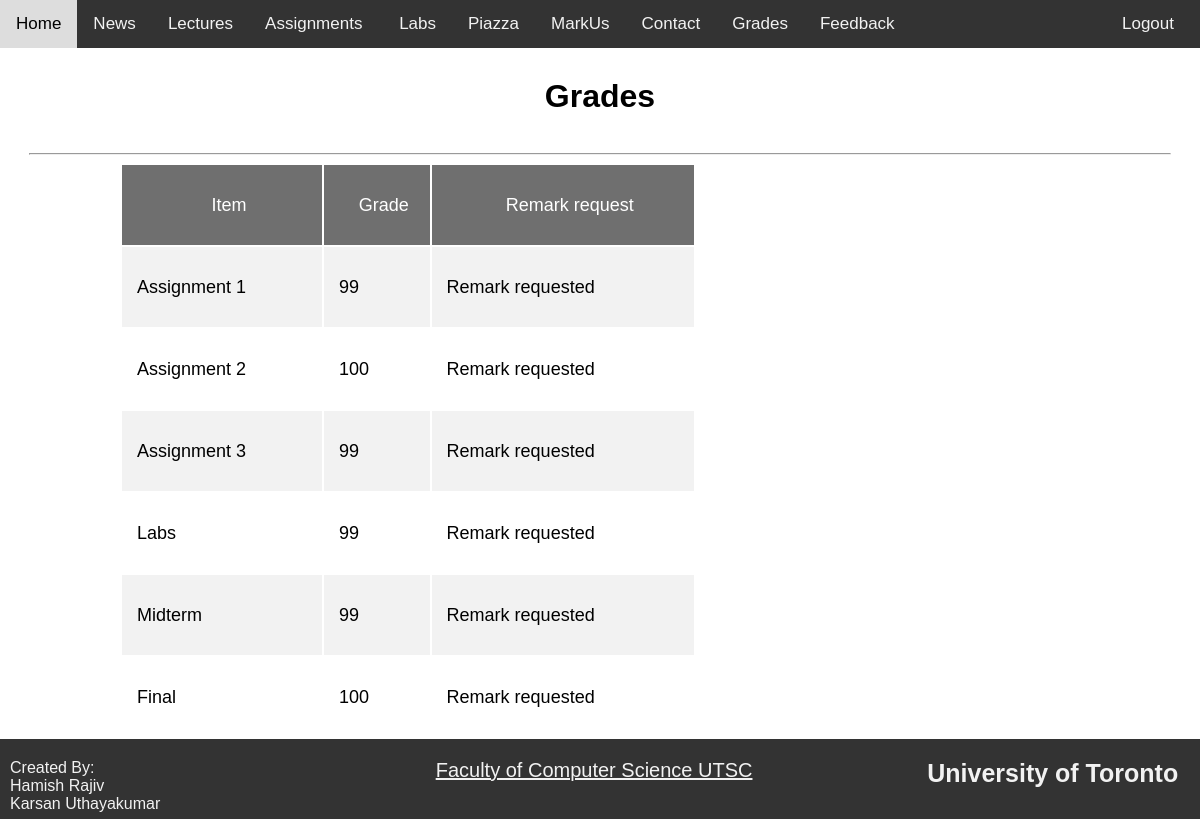
Before: /viewGrades (signed in) with the older database file.
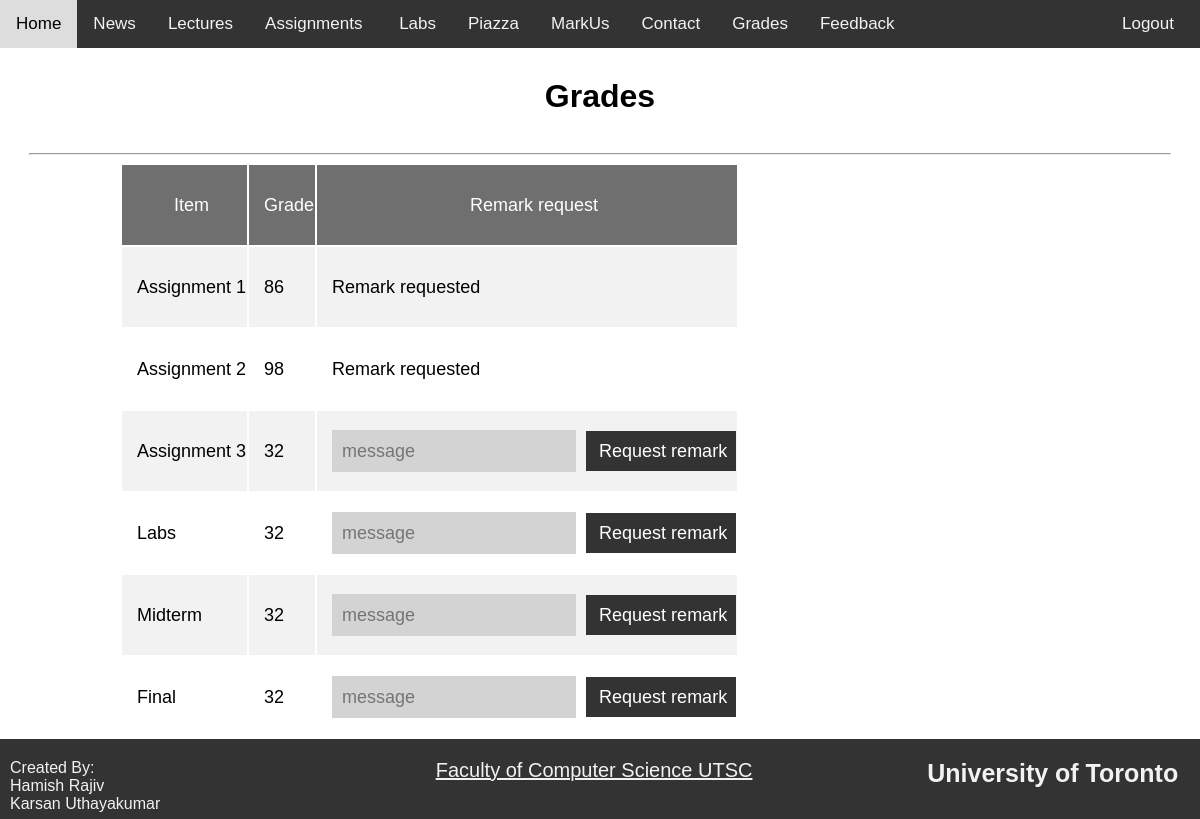
After: the same page with the newer database file.
### databaseSchema.py (models this page shows)
class Grades(Base):
    __tablename__ = "grades"
    id = Column(Integer, primary_key=True)
    studentId = Column(Integer,  ForeignKey('student.id'))
    a1 = Column(Integer)
    a1remark = Column(Integer, default = 0)
    a1remarkMessage = Column(String, default = None)
    a2 = Column(Integer)
    a2remark = Column(Integer, default = 0)
    a2remarkMessage = Column(String, default = None)
    a3 = Column(Integer)
    a3remark = Column(Integer, default = 0)
    a3remarkMessage = Column(String, default = None)
    labs = Column(Integer)
    labsRemark = Column(Integer, default = 0)
    labsRemarkMessage = Column(String, default = None)
    midterm = Column(Integer)
    midtermRemark = Column(Integer, default = 0)
    midtermRemarkMessage = Column(String, default = None)
    final = Column(Integer)
    finalRemark = Column(Integer, default = 0)
    finalRemarkMessage = Column(String, default = None)
    student = relationship("Student", back_populates="grades")

### app.py (the view)
@app.route('/viewGrades')
def viewGrades():
    if session.get("logged_in") == False:
        return logout()
    return render_template("gradesStudent.html", user=s.query(User).filter_by(username=session.get("userName")).first(), accType=session.get("accountType"))

### app.py (called while the page is built)
@app.teardown_request
def remove_session(ex=None):
    s.remove()

### templates/gradesStudent.html
{% extends "layout.html" %}
{% block content %}
<div class="pageHeader">
    <h1> Grades </h1>
</div>
<hr>
<div class="content">
    <table class="gradesTable">
        <tbody>
            <tr>
                <td>Item</td>
                <td>
                    Grade
                </td>
                <td> Remark request</td>
            </tr>
            <tr>
                <td>Assignment 1</td>
                <td>
                    {% if  user.student.grades.a1 == None %}
                    -
                    {% else %}
                    {{user.student.grades.a1}}
                    {% endif %}
                </td>
                <td>
                    {% if  user.student.grades.a1 != None and user.student.grades.a1remark == False %}
                    <form class="remarkRequestForm" action="/processRemarkRequest" method="POST">
                        <input type="text" name="remarkMessage" placeholder="message">
                        <input id="submitButton" name="a1" type="submit" value="Request remark">
                    </form>
                    {% elif user.student.grades.a1 == None %}
                    -
                    {% elif user.student.grades.a1remark == True %}
                    Remark requested
                    {% endif %}
                </td>
            </tr>
            <tr>
                <td>Assignment 2</td>
                <td>
                    {% if  user.student.grades.a2 == None %}
                    -
                    {% else %}
                    {{user.student.grades.a2}}
                    {% endif %}
                </td>
                <td> {% if  user.student.grades.a2 != None and user.student.grades.a2remark == False %}
                    <form class="remarkRequestForm" action="/processRemarkRequest" method="POST">
                        <input type="text" name="remarkMessage" placeholder="message">
                        <input id="submitButton" name="a2" type="submit" value="Request remark">
                    </form>
                    {% elif user.student.grades.a2 == None %}
                    -
                    {% elif user.student.grades.a2remark == True %}
                    Remark requested
                    {% endif %}
                </td>
            </tr>
            <tr>
                <td>Assignment 3</td>
                <td>
                    {% if  user.student.grades.a3 == None %}
                    -
                    {% else %}
                    {{user.student.grades.a3}}
                    {% endif %}
                </td>
                <td>{% if  user.student.grades.a3 != None and user.student.grades.a3remark == False %}
                    <form class="remarkRequestForm" action="/processRemarkRequest" method="POST">
                        <input type="text" name="remarkMessage" placeholder="message">
                        <input id="submitButton" name="a3" type="submit" value="Request remark">
                    </form>
                    {% elif user.student.grades.a3 == None %}
                    -
                    {% elif user.student.grades.a3remark == True %}
                    Remark requested
                    {% endif %}
            </tr>
            <tr>
                <td>Labs</td>
                <td>
                    {% if  user.student.grades.labs == None %}
                    -
                    {% else %}
                    {{user.student.grades.labs}}
                    {% endif %}
                </td>
                <td>
                    {% if  user.student.grades.labs != None and user.student.grades.labsRemark == False %}
                    <form class="remarkRequestForm" action="/processRemarkRequest" method="POST">
                        <input type="text" name="remarkMessage" placeholder="message">
                        <input id="submitButton" name="labs" type="submit" value="Request remark">
                    </form>
                    {% elif user.student.grades.labs == None %}
                    -
                    {% elif user.student.grades.labsRemark == True %}
                    Remark requested
                    {% endif %}
                </td>
            </tr>
            <tr>
                <td>Midterm</td>
                <td>
                    {% if  user.student.grades.midterm == None %}
                    -
                    {% else %}
                    {{user.student.grades.midterm}}
                    {% endif %}
                </td>
                <td>
                    {% if  user.student.grades.midterm != None and user.student.grades.midtermRemark == False %}
                    <form class="remarkRequestForm" action="/processRemarkRequest" method="POST">
                        <input type="text" name="remarkMessage" placeholder="message">
                        <input id="submitButton" name="midterm" type="submit" value="Request remark">
                    </form>
                    {% elif user.student.grades.midterm == None %}
                    -
                    {% elif user.student.grades.midtermRemark == True %}
                    Remark requested
                    {% endif %}
                </td>
            </tr>
            <tr>
                <td>Final </td>
                <td>
                    {% if  user.student.grades.final == None %}
                    -
                    {% else %}
                    {{user.student.grades.final}}
                    {% endif %}
                </td>
                <td>
                    {% if  user.student.grades.final != None and user.student.grades.finalRemark == False %}
                    <form class="remarkRequestForm" action="/processRemarkRequest" method="POST">
                        <input type="text" name="remarkMessage" placeholder="message">
                        <input id="submitButton" name="final" type="submit" value="Request remark">
                    </form>
                    {% elif user.student.grades.final == None %}
                    -
                    {% elif user.student.grades.finalRemark == True %}
                    Remark requested
                    {% endif %}
                </td>
            </tr>
        </tbody>
    </table>
</div>
{% endblock %}

### templates/layout.html (shortened to what this page needs)
<!DOCTYPE html>
<html>
<head>
    <link rel='stylesheet' type='text/css' media='screen' href="{{ url_for('static', filename='nav.css') }}">
    <link rel='stylesheet' type='text/css' media='screen' href="{{ url_for('static', filename='container.css') }}">
    <link rel='stylesheet' type='text/css' media='screen' href="{{ url_for('static', filename='footer.css') }}">
</head>
<body>
    <div class="container">
        <div class="header">
            <div class="nav">
                <a href="home">Home</a>
                <a href="news"> News </a>
                <a href="lectures">Lectures</a>
                <a href="assignments">Assignments&nbsp;</a>
                <a href="labs">Labs</a>
                <a href="https://piazza.com/mail.utoronto.ca/winter2017/csb20/home">Piazza</a>
                <a href="https://markus-old.utsc.utoronto.ca/cscb20w19">MarkUs</a>
                <a href="contacts">Contact</a>
                {% if  accType == "student" %}
                <a href="viewGrades"> Grades</a>
                <a href="giveFeedback"> Feedback </a>
                {% else %}
                <a href="showMyStudents"> ManageStudents</a>
                <a href="recivedFeedback"> Feedback </a>
                {% endif %}
                <a id="logout" href="logout">Logout</a>
            </div>
        </div>
        {% block content %} {% endblock %}
    </div>
    <div class="footer">
        <div id="createdBy">
            <p> Created By:<p>
                    <p>Hamish Rajiv</p>
                    <p>Karsan Uthayakumar</p>
        </div>
        <div id="facultyLink">
            <a href="https://www.utsc.utoronto.ca/cms/faculty-of-computer-science">Faculty of Computer Science
                UTSC</a> </div>
        <div id="uoftName">
            <h2>University of Toronto<h2>
        </div>
    </div>
</body>
</html>

### static/nav.css (style rules this page uses)
.header { flex: none; }
.nav { margin:0; padding:0; width: 100vw; max-width:100%; overflow: hidden; background-color: #333; }
.nav a { float: left; color: #f2f2f2; text-align: center; padding: 14px 16px; text-decoration: none; font-size: 17px; }
#logout { float: right; margin-right: 10px;; }

### static/container.css (style rules this page uses)
html,body { height: 100%; margin: 0px; padding: 0px; font-family: Arial, Helvetica, sans-serif; overflow-x: hidden; }
body { margin: 0px; padding: 0px; background-color: #ffffff; color: #000000; }
.pageHeader h1 { margin: 30px 0; }
hr { width: 95%; }
.container { display: flex; flex-direction: column; flex-wrap: wrap; align-items: center; min-height: 100%; padding-bottom: 80px; -webkit-box-sizing: border-box; -moz-box-sizing: border-box; box-sizing: border-box; }
.content { width: 80%; font-size: 18px; line-height: 1.5 ; }
table tr:nth-child(even) { background-color: #f2f2f2; }
table tr:first-child td { padding-top: 12px; padding-bottom: 12px; text-align: left; background-color: #333; opacity: 0.7; color: white; }
table tr { height: 50px; }
.gradesTable { min-width: 60%; }
.gradesTable tr { height: 80px; padding-bottom: 0px; margin-bottom: 0px; }
.gradesTable td { padding-left: 15px; }
.gradesTable tr:first-child td { padding-top: 12px; padding-bottom: 12px; background-color: #333; opacity: 0.7; color: white; text-align: center; }
.remarkRequestForm input { font-size: 18px; color:black; background-color:rgb(211, 211, 211); height: 40px; display: inline; border-radius: 0; border-width: 0px; padding-left: 10px; }
#submitButton { color:white; background-color:#333; margin-left: 5px; }
#submitButton { width: 150px; }

### static/footer.css (style rules this page uses)
.footer { background: #333; margin: 0px; opacity: 1; display: flex; flex-flow: row wrap; height: 50px; padding: 10px; padding-top: 20px; margin-top: -80px; clear:both; }
.footer div { margin: 0px; padding: 0px; width: 33%; }
.footer h2 { margin: 0px; padding: 0px; color: #f2f2f2; text-align: right; text-decoration: none; font-size: 25px; }
.footer p { margin: 0px; padding: 0px; color: #f2f2f2; }
.footer a { color: #f2f2f2; font-size: 20px; text-decoration: underline; text-align:center; display:block; }
#uoftName { text-align:right; display:block; }

Changed rows visible on the page:
changed Grades: student.grades.a1 "99" → "86"; student.grades.a2 "100" → "98"; student.grades.a3 "99" → "32"; a3 99 → 32 (drawn); student.grades.labs "99" → "32"; labs 99 → 32 (drawn); student.grades.midterm "99" → "32"; midterm 99 → 32 (drawn); student.grades.final "100" → "32"; final 100 → 32 (drawn)
Other visible differences:
form field a3: (not shown) → "Request remark"
form field labs: (not shown) → "Request remark"
form field midterm: (not shown) → "Request remark"
form field final: (not shown) → "Request remark"
text no longer shown: "Remark requested Remark requested Remark requested Remark requested"
